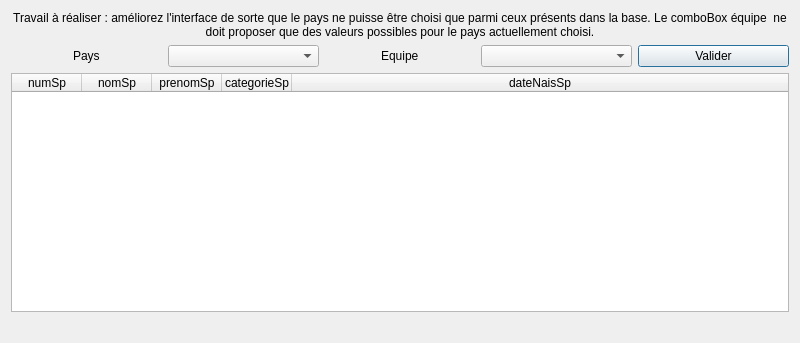
<?xml version="1.0" encoding="UTF-8"?>
<ui version="4.0">
 <class>fct_comp_4</class>
 <widget class="QDialog" name="fct_comp_4">
  <property name="geometry">
   <rect>
    <x>0</x>
    <y>0</y>
    <width>800</width>
    <height>343</height>
   </rect>
  </property>
  <property name="windowTitle">
   <string>Sportifs d'un pays et un équipe</string>
  </property>
  <layout class="QVBoxLayout" name="verticalLayout">
   <item>
    <widget class="QLabel" name="label_3">
     <property name="text">
      <string>Travail à réaliser : améliorez l'interface de sorte que le pays ne puisse être choisi que parmi ceux présents dans la base. Le comboBox équipe  ne doit proposer que des valeurs possibles pour le pays actuellement choisi.</string>
     </property>
     <property name="alignment">
      <set>Qt::AlignCenter</set>
     </property>
     <property name="wordWrap">
      <bool>true</bool>
     </property>
    </widget>
   </item>
   <item>
    <layout class="QHBoxLayout" name="horizontalLayout">
     <item alignment="Qt::AlignHCenter">
      <widget class="QLabel" name="label">
       <property name="text">
        <string>Pays</string>
       </property>
      </widget>
     </item>
     <item>
      <widget class="QComboBox" name="comboBox_fct_4_pays"/>
     </item>
     <item alignment="Qt::AlignHCenter">
      <widget class="QLabel" name="label_2">
       <property name="text">
        <string>Equipe</string>
       </property>
      </widget>
     </item>
     <item>
      <widget class="QComboBox" name="comboBox_fct_4_equipe"/>
     </item>
     <item>
      <widget class="QPushButton" name="pushButton_fct_4">
       <property name="text">
        <string>Valider</string>
       </property>
      </widget>
     </item>
    </layout>
   </item>
   <item>
    <widget class="QTableWidget" name="table_fct_comp_4">
     <attribute name="horizontalHeaderMinimumSectionSize">
      <number>50</number>
     </attribute>
     <attribute name="horizontalHeaderDefaultSectionSize">
      <number>70</number>
     </attribute>
     <attribute name="horizontalHeaderStretchLastSection">
      <bool>true</bool>
     </attribute>
     <attribute name="verticalHeaderVisible">
      <bool>false</bool>
     </attribute>
     <column>
      <property name="text">
       <string>numSp</string>
      </property>
     </column>
     <column>
      <property name="text">
       <string>nomSp</string>
      </property>
     </column>
     <column>
      <property name="text">
       <string>prenomSp</string>
      </property>
     </column>
     <column>
      <property name="text">
       <string>categorieSp</string>
      </property>
     </column>
     <column>
      <property name="text">
       <string>dateNaisSp</string>
      </property>
     </column>
    </widget>
   </item>
   <item>
    <widget class="QLabel" name="label_fct_comp_4">
     <property name="text">
      <string/>
     </property>
     <property name="alignment">
      <set>Qt::AlignCenter</set>
     </property>
    </widget>
   </item>
  </layout>
 </widget>
 <resources/>
 <connections>
  <connection>
   <sender>pushButton_fct_4</sender>
   <signal>clicked()</signal>
   <receiver>fct_comp_4</receiver>
   <slot>refreshResult()</slot>
   <hints>
    <hint type="sourcelabel">
     <x>468</x>
     <y>44</y>
    </hint>
    <hint type="destinationlabel">
     <x>91</x>
     <y>1</y>
    </hint>
   </hints>
  </connection>
 </connections>
 <slots>
  <slot>refreshResult()</slot>
 </slots>
</ui>
